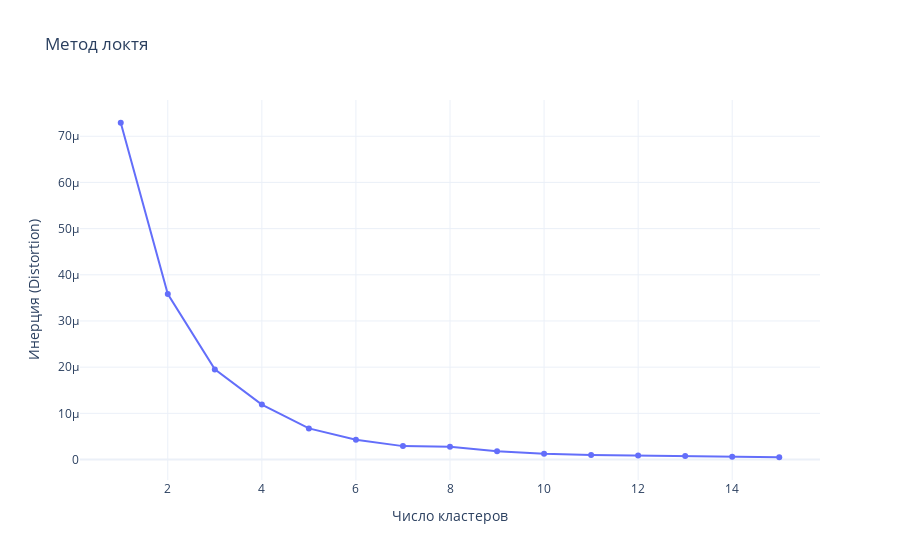
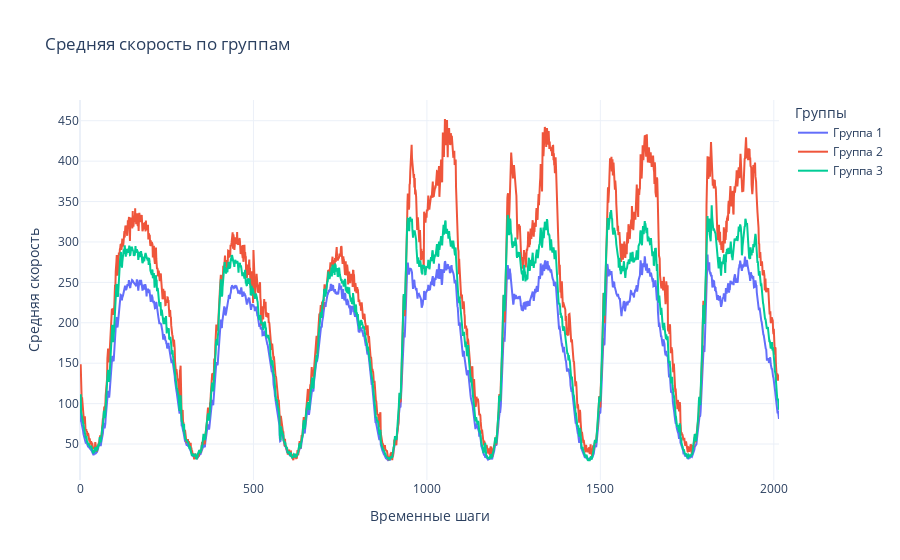

Notebook code for these charts, in order:
### Markdown cell above
### GraphClusterProcessor

### Code cell
processor = GraphClusterProcessor(adj, data)
processor.elbow_method(metric='PageRank', max_clusters=15)

labels = KMeans(n_clusters=3, random_state=42).fit_predict(
    np.array(list(nx.betweenness_centrality(nx.from_numpy_array(adj)).values())).reshape(-1, 1)
)
processor.plot_group_average_speeds(labels, n_clusters=3)

### Figure 1 — Plotly figure (JSON) as saved in the notebook; plotly's stock layout.template omitted (floating-point values rounded to 4 significant figures)
{"data": [{"mode": "lines+markers", "name": "Distortion", "type": "scatter", "x": [1, 2, 3, 4, 5, 6, 7, 8, 9, 10, 11, 12, 13, 14, 15], "y": [7.292e-05, 3.584e-05, 1.952e-05, 1.189e-05, 6.735e-06, 4.28e-06, 2.904e-06, 2.777e-06, 1.806e-06, 1.277e-06, 9.765e-07, 8.471e-07, 7.491e-07, 6.18e-07, 4.945e-07]}], "layout": {"title": {"text": "Метод локтя"}, "xaxis": {"title": {"text": "Число кластеров"}}, "yaxis": {"title": {"text": "Инерция (Distortion)"}}}}

### Figure 2 — Plotly figure (JSON) as saved in the notebook; plotly's stock layout.template omitted (floating-point values rounded to 4 significant figures; data arrays with more than 128 entries replaced by an {"elided": "..."} marker saying what was removed)
{"data": [{"mode": "lines", "name": "Группа 1", "type": "scatter", "x": {"elided": "2016 int values"}, "y": {"elided": "2016 float values"}}, {"mode": "lines", "name": "Группа 2", "type": "scatter", "x": {"elided": "2016 int values"}, "y": {"elided": "2016 float values"}}, {"mode": "lines", "name": "Группа 3", "type": "scatter", "x": {"elided": "2016 int values"}, "y": {"elided": "2016 float values"}}], "layout": {"legend": {"title": {"text": "Группы"}}, "title": {"text": "Средняя скорость по группам"}, "xaxis": {"title": {"text": "Временные шаги"}}, "yaxis": {"title": {"text": "Средняя скорость"}}}}
